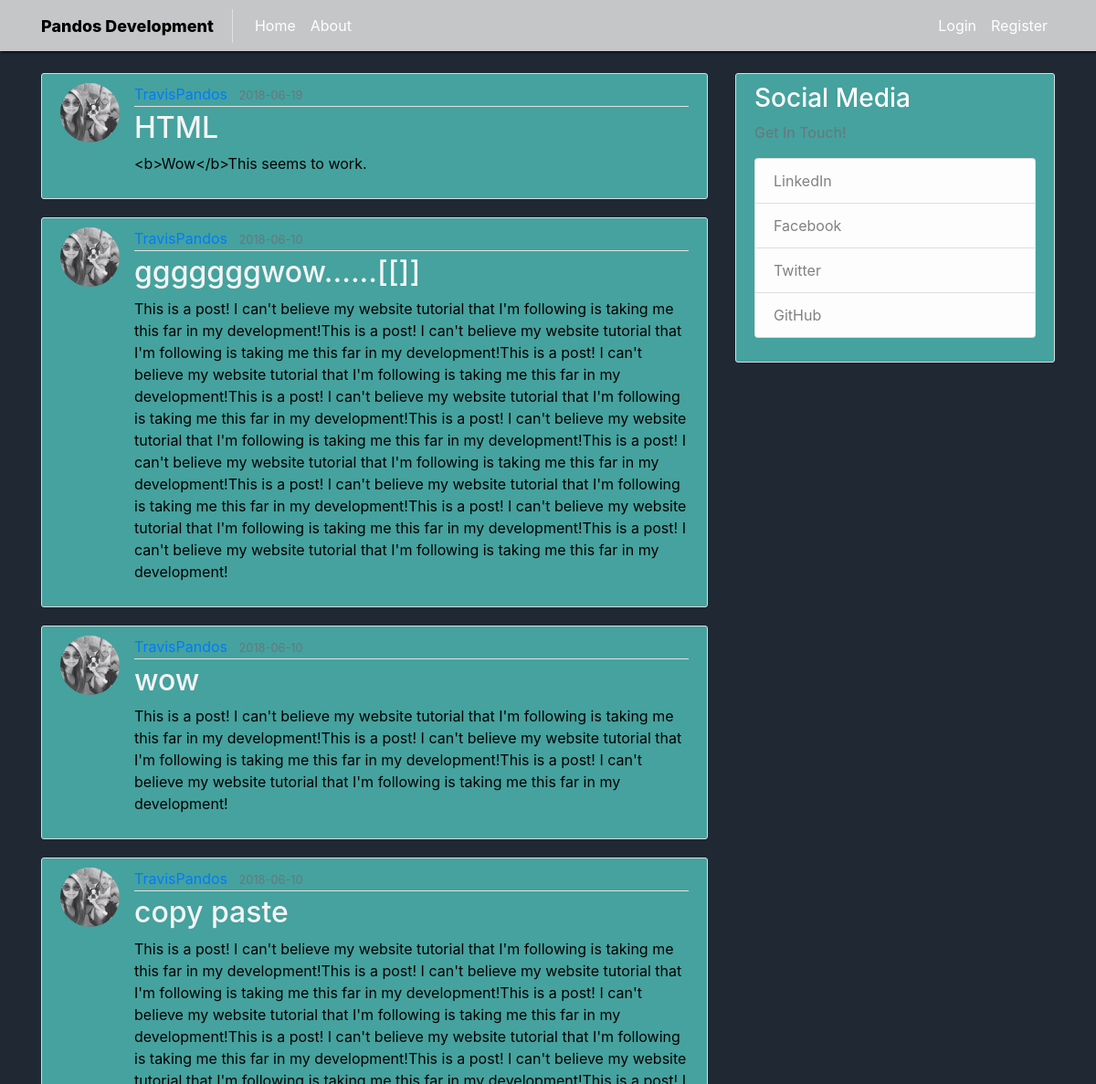
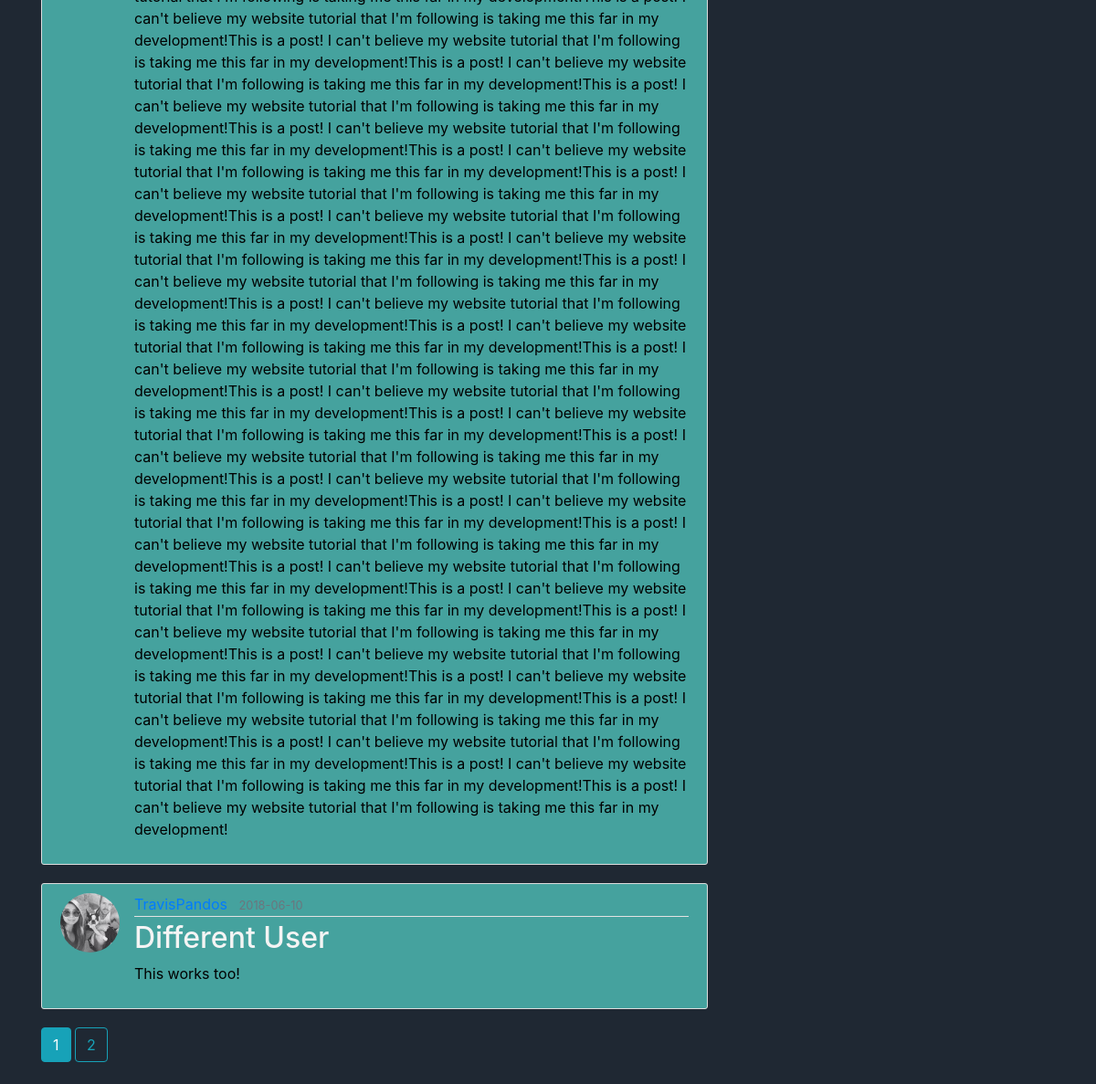
The page /home on the database its author committed (2 pictures, top to bottom).
### flask_blog/models.py (models this page shows, shortened)
class Post(db.Model):
    id = db.Column(db.Integer, primary_key=True)
    title = db.Column(db.String(100), nullable=False)
    date_posted = db.Column(db.DateTime, nullable=False, default=datetime.utcnow)
    content = db.Column(db.Text, nullable=False)
    user_id = db.Column(db.Integer, db.ForeignKey('user.id'), nullable=False)

class User(db.Model, UserMixin):
    id = db.Column(db.Integer, primary_key=True)
    username = db.Column(db.String(20), unique=True, nullable=False )
    email = db.Column(db.String(120), unique=True, nullable=False )
    image_file = db.Column(db.String(20), nullable=False, default='default.jpg')
    password = db.Column(db.String(60), nullable=False)
    posts = db.relationship('Post', backref='author', lazy=True)

### flask_blog/main/routes.py (the view)
@main.route("/")
@main.route("/home")
def home():
    page = request.args.get('page', 1, type=int)
    posts = Post.query.order_by(Post.date_posted.desc()).paginate(page=page, per_page=5)
    return render_template('home.html', posts=posts)

### flask_blog/templates/home.html
{% extends "layout.html" %}
{% block content %}
    {% for post in posts.items %}
        <article class="media content-section">
          <img class="rounded-circle article-img" src="{{ url_for('static', filename='profile_pics/' + post.author.image_file) }}">
          <div class="media-body">
            <div class="article-metadata">
              <a class="mr-2" href="{{ url_for('users.user_posts', username=post.author.username) }}">{{ post.author.username }}</a>
              <small class="text-muted">{{ post.date_posted.strftime('%Y-%m-%d') }}</small>
            </div>
            <h2><a class="article-title" href="{{ url_for('posts.post', post_id=post.id) }}">{{ post.title }}</a></h2>
            <p class="article-content">{{ post.content }}</p>
          </div>
        </article>
    {% endfor %}
    {% for page_num in posts.iter_pages(left_edge=1, right_edge=1, left_current=1, right_current=2) %}
      {% if page_num %}
        {% if posts.page == page_num %}
          <a class="btn btn-info mb-4" href="{{ url_for('main.home', page=page_num) }}">{{ page_num }}</a>
        {% else %}
          <a class="btn btn-outline-info mb-4" href="{{ url_for('main.home', page=page_num) }}">{{ page_num }}</a>
        {% endif  %}
        {% else %}
        ...
      {% endif  %}
    {% endfor %}
{% endblock content %}

### flask_blog/templates/layout.html (shortened to what this page needs)
<!DOCTYPE html>
<html lang="en">
<head>
    <link rel="stylesheet" href="https://stackpath.bootstrapcdn.com/bootstrap/4.1.1/css/bootstrap.min.css">
    <link rel="stylesheet" type="text/css" href="{{ url_for('static', filename='main.css') }}">
</head>
<body>
    <header class="site-header">
      <nav class="navbar navbar-expand-md navbar-dark bg-steel fixed-top">
        <div class="container">
          <a class="navbar-brand border-right" href="/">Pandos Development</a>
          <div class="collapse navbar-collapse" id="navbarToggle">
            <div class="navbar-nav mr-auto">
              <a class="nav-item nav-link" href="{{ url_for('main.home') }}">Home</a>
              <a class="nav-item nav-link" href="{{ url_for('main.about') }}">About</a>
            </div>
            <div class="navbar-nav">
              {% if current_user.is_authenticated %}
                <a class="nav-item nav-link" href="{{ url_for('posts.new_post') }}">New Post</a>
                <a class="nav-item nav-link" href="{{ url_for('users.account') }}">Account</a>
                <a class="nav-item nav-link" href="{{ url_for('users.logout') }}">Logout</a>
              {% else %}
                <a class="nav-item nav-link" href="{{ url_for('users.login') }}">Login</a>
                <a class="nav-item nav-link" href="{{ url_for('users.register') }}">Register</a>
              {% endif %}
            </div>
          </div>
        </div>
      </nav>
    </header>
    <main role="main" class="container">
      <div class="row">
        <div class="col-md-8">
          {% block content %}{% endblock %}
        </div>
        <div class="col-md-4">
          <div class="content-section">
            <h3>Social Media</h3>
            <p class='text-muted'>Get In Touch!
              <ul class="list-group">
                <li class="list-group-item list-group-item-light">LinkedIn</li>
                <li class="list-group-item list-group-item-light">Facebook</li>
                <li class="list-group-item list-group-item-light">Twitter</li>
                <li class="list-group-item list-group-item-light">GitHub</li>
              </ul>
            </p>
          </div>
        </div>
      </div>
    </main>
</body>
</html>

### flask_blog/static/main.css (style rules this page uses)
body { background: #fafafa; background: #1f2833; color: #333333; margin-top: 5rem; }
h1, h2, h3, h4, h5, h6 { color: #fff; }
.bg-steel { background-color: #5f788a; background-color: #c5c6c7; }
.site-header .navbar { box-shadow: 1px 1px 2px #000; }
.site-header .navbar-brand { font-size: 18px; color: #000; padding-right: 20px; font-weight: 800; }
.site-header .navbar-nav .nav-link { color: #fff; }
.content-section { background: #ffffff; background: #45a29e; padding: 10px 20px; border: 1px solid #dddddd; border-radius: 3px; margin-bottom: 20px; color: #000; }
.article-title { color: #f4f4f4; }
.article-content { white-space: pre-line; }
.article-img { height: 65px; width: 65px; margin-right: 16px; }
.article-metadata { padding-bottom: 1px; margin-bottom: 4px; border-bottom: 1px solid #e3e3e3 }

### rows shown on the page
Post: image_file (picture), author.username "TravisPandos", title "HTML", content "<b>Wow</b>This seems to work."
Post: image_file (picture), author.username "TravisPandos", title "gggggggwow......[[]]", content "This is a post! I can't believe my website tutorial that I'm following is taking me this far in my development!This is a post! I can't believe my website tutorial that I'm following is taking me this far in my development!This is a post! I can't believe my website tutorial that I'm following is taking me this far in my development!This is a post! I can't believe my website tutorial that I'm following is taking me this far in my development!This is a post! I can't believe my website tutorial that I'm following is taking me this far in my development!This is a post! I can't believe my website tutorial that I'm following is taking me this far in my development!This is a post! I can't believe…"
Post: image_file (picture), author.username "TravisPandos", title "wow", content "This is a post! I can't believe my website tutorial that I'm following is taking me this far in my development!This is a post! I can't believe my website tutorial that I'm following is taking me this far in my development!This is a post! I can't believe my website tutorial that I'm following is taking me this far in my development!"
Post: image_file (picture), author.username "TravisPandos", title "copy paste", content "This is a post! I can't believe my website tutorial that I'm following is taking me this far in my development!This is a post! I can't believe my website tutorial that I'm following is taking me this far in my development!This is a post! I can't believe my website tutorial that I'm following is taking me this far in my development!This is a post! I can't believe my website tutorial that I'm following is taking me this far in my development!This is a post! I can't believe my website tutorial that I'm following is taking me this far in my development!This is a post! I can't believe my website tutorial that I'm following is taking me this far in my development!This is a post! I can't believe…"
Post: image_file (picture), author.username "TravisPandos", title "Different User", content "This works too!"

### other values the page prints
{{ page_num }} "1"
{{ page_num }} "2"
